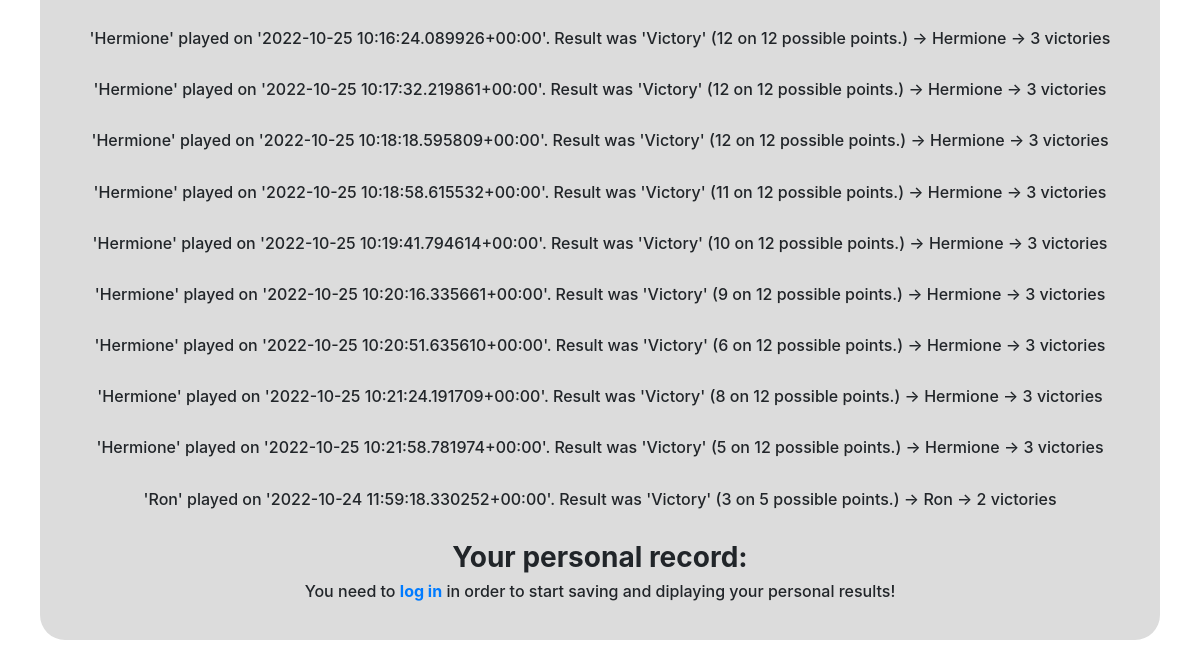
Before: / (lower part) with the older database file.
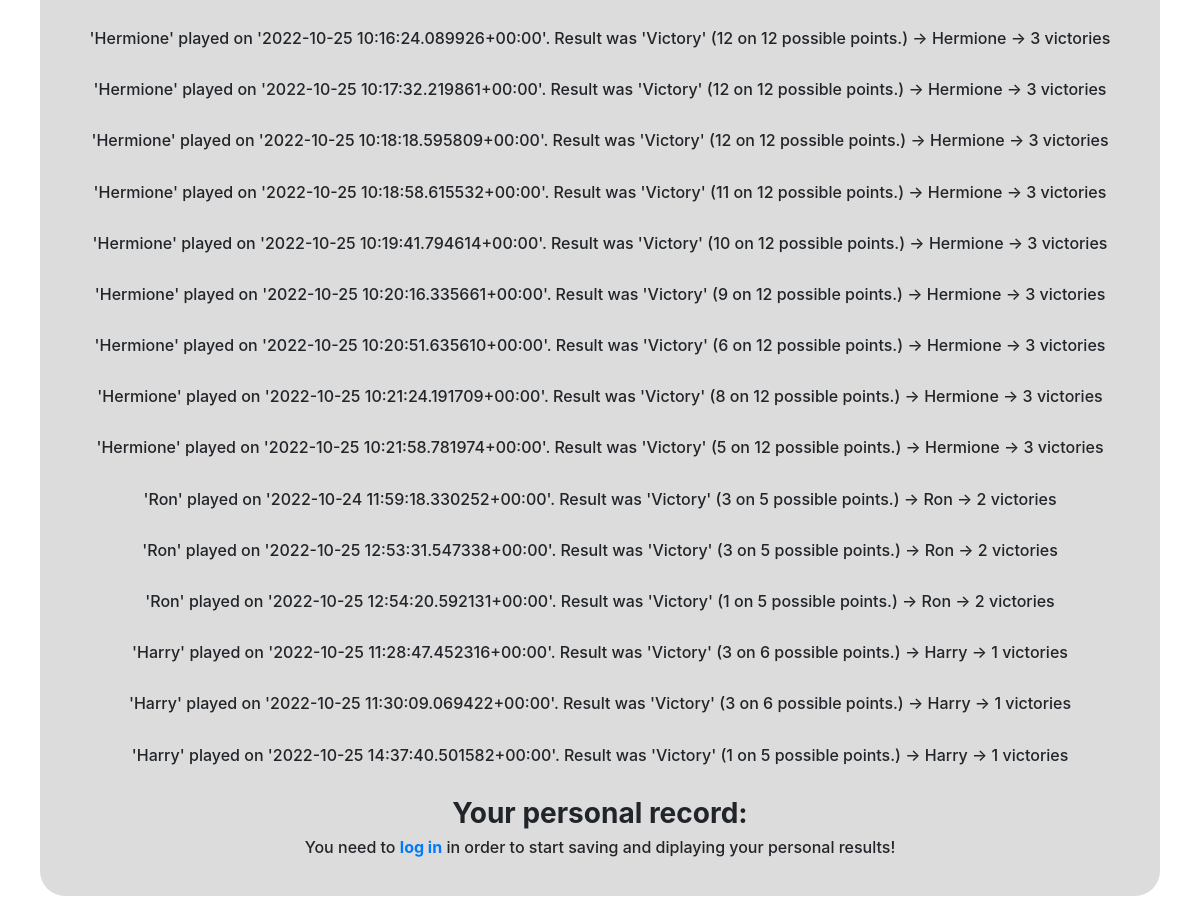
After: the same page with the newer database file.
### categories/models.py (models this page shows, shortened)
class Botgame(models.Model):
    player = models.ForeignKey(User, on_delete=models.CASCADE, related_name="user", default=1)
    date = models.DateTimeField(auto_now_add=True)
    result = models.ForeignKey(Possible_result, on_delete=models.CASCADE, related_name="final_result")
    score = models.IntegerField(default=0)
    maximumscore = models.IntegerField(default=3)
    def __str__(self):
        return f"'{self.player.username}' played on '{self.date}'. Result was '{self.result.outcome}' ({self.score} on {self.maximumscore} possible points.)"

class User(AbstractUser):
    pass

class Possible_result(models.Model):
    outcome = models.CharField(max_length=7)

### categories/views.py (the view)
# urls.py: path("", views.index, name="index"),
def index(request):
    ranking_victories = Botgame.objects.filter(result='1').annotate(total=Sum('player')).order_by('-total')
    current_user = request.user
    victories_current_player = Botgame.objects.filter(player=current_user.id,result='1').count()
    defeats_current_player = Botgame.objects.filter(player=current_user.id,result='2').count()
    draws_current_player = Botgame.objects.filter(player=current_user.id,result='3').count()
    return render(request, "categories/index.html", {
        "current_user":current_user,
        "ranking_victories":ranking_victories,
        "victories_current_player":victories_current_player,
        "defeats_current_player":defeats_current_player,
        "draws_current_player":draws_current_player
    })

### categories/templates/categories/index.html (shortened to what this page needs)
{% extends "categories/layout.html" %}
{% block body %}
	<div id="intro_block">
		<h1>Welcome to categories!<h1>
		<br>
		<br>
			<div class="container">
				<div class="row">
					<div class="col-md">
						{% for x in ranking_victories %}
						<h6>{{ x }} -> {{ x.player.username }} -> {{ x.total }} victories</h6><br>
						{% endfor %}
						{% if user.is_anonymous %}
							<h3><b>Your personal record:</b></h3>
							<h6>You need to <a href="{% url 'login' %}"><b>log in</b></a> in order to start saving and diplaying your personal results!</h6>
						{% else %}
							<h3><b>Your personal record, {{current_user.username}}:</b></h3>
							<h6>Victories: {{ victories_current_player }} - Defeats: {{ defeats_current_player }} - Draws: {{ draws_current_player }}</h6><br>
						{% endif %}
					</div>
				</div>
			</div>
	</div>
{% endblock %}

### categories/templates/categories/layout.html (shortened to what this page needs)
{% load static %}
<!DOCTYPE html>
<html lang="en">
    <head>
        <link rel="stylesheet" href="https://stackpath.bootstrapcdn.com/bootstrap/4.4.1/css/bootstrap.min.css">
        <link href="{% static 'categories/styles.css' %}" rel="stylesheet">
    </head>
    <body>
        <br><br>
        <div class="body">
            {% block body %}
            {% endblock %}
        </div>
    </body>
</html>

### categories/static/categories/styles.css (style rules this page uses)
body { align-content: center; align-items: center; text-align: center; justify-content: center; }
div { align-content: center; text-align: center; justify-content: center; }
.col-md { background-color:gainsboro; border-radius: 25px; padding: 30px; margin: 10px; }

Changed rows visible on the page:
added Botgame: player+date+result "'Ron' played on '2022-10-25 12:53:31.547338+00:00'. Result was 'Victory' (3 on 5 possible points.)", player.username "Ron", total "2"
added Botgame: player+date+result "'Ron' played on '2022-10-25 12:54:20.592131+00:00'. Result was 'Victory' (1 on 5 possible points.)", player.username "Ron", total "2"
added Botgame: player+date+result "'Harry' played on '2022-10-25 11:28:47.452316+00:00'. Result was 'Victory' (3 on 6 possible points.)", player.username "Harry", total "1"
added Botgame: player+date+result "'Harry' played on '2022-10-25 11:30:09.069422+00:00'. Result was 'Victory' (3 on 6 possible points.)", player.username "Harry", total "1"
added Botgame: player+date+result "'Harry' played on '2022-10-25 14:37:40.501582+00:00'. Result was 'Victory' (1 on 5 possible points.)", player.username "Harry", total "1"
